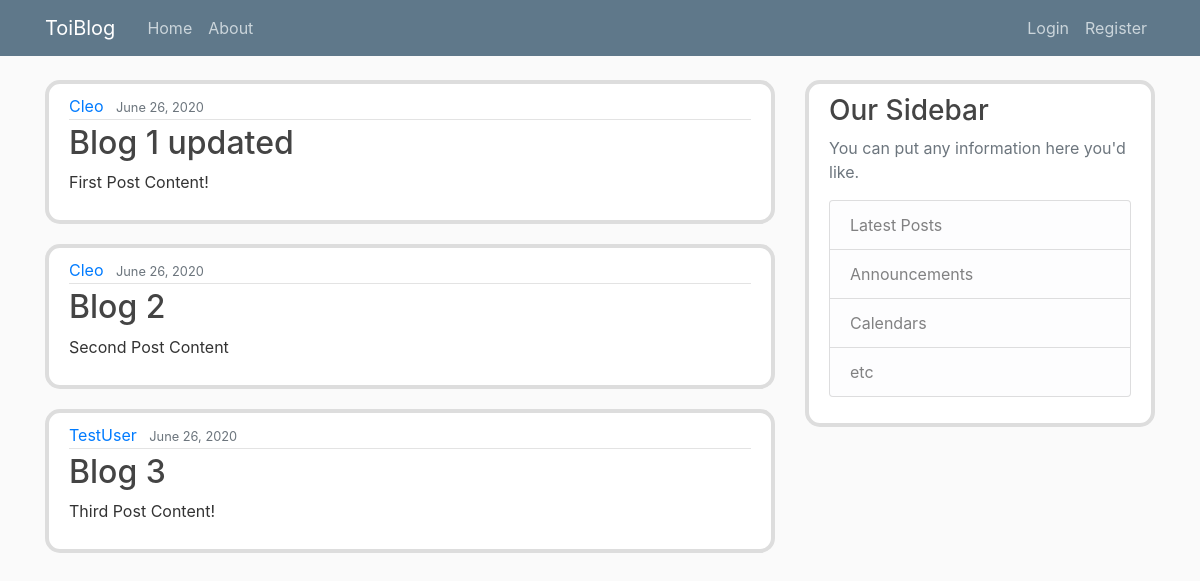
The page / on the database its author committed.
### blog/models.py (models this page shows, shortened)
class Post(models.Model):
	title = models.CharField(max_length=100)
	content = models.TextField()
	date_posted = models.DateTimeField(default=timezone.now)
	author = models.ForeignKey(User, on_delete=models.CASCADE)

### blog/views.py (the view)
# urls.py: path('', views.home, name='blog-home'),
def home(request):
	context = {
		'posts': Post.objects.all()
	}
	return render(request, 'blog/home.html', context)

### blog/templates/blog/home.html
{% extends "blog/base.html"%}
{% block content %}
    {% for post in posts %}
        <article class="media content-section">
          <div class="media-body">
            <div class="article-metadata">
              <a class="mr-2" href="#">{{ post.author }}</a>
              <small class="text-muted">{{ post.date_posted|date:"F d, Y" }}</small>
            </div>
            <h2><a class="article-title" href="#">{{ post.title }}</a></h2>
            <p class="article-content">{{ post.content }}</p>
          </div>
        </article>
    {% endfor %}
{% endblock content %}

### blog/templates/blog/base.html (shortened to what this page needs)
{% load static %}
<!DOCTYPE html>
<html>
<head>
    <link rel="stylesheet" href="https://maxcdn.bootstrapcdn.com/bootstrap/4.0.0/css/bootstrap.min.css">
    <link rel="stylesheet" type="text/css" href="{% static 'blog/main.css' %}">
</head>
<body>
	<header class="site-header">
      <nav class="navbar navbar-expand-md navbar-dark bg-steel fixed-top">
        <div class="container">
          <a class="navbar-brand mr-4" href="{% url 'blog-home' %}">ToiBlog</a>
          <div class="collapse navbar-collapse" id="navbarToggle">
            <div class="navbar-nav mr-auto">
              <a class="nav-item nav-link" href="{% url 'blog-home' %}">Home</a>
              <a class="nav-item nav-link" href="{% url 'blog-about' %}">About</a>
            </div>
            <div class="navbar-nav">
            	{% if user.is_authenticated %}
            		<a class="nav-item nav-link" href="{% url 'profile' %}">Profile</a>
            		<a class="nav-item nav-link" href="{% url 'logout' %}">Logout</a>
            	{% else %}
	            	<a class="nav-item nav-link" href="{% url 'login' %}">Login</a>
	              	<a class="nav-item nav-link" href="{% url 'register' %}">Register</a>
                {% endif %}
            </div>
          </div>
        </div>
      </nav>
    </header>
	<main role="main" class="container">
      <div class="row">
        <div class="col-md-8">
        	{% block content %}{% endblock %}
        </div>
        <div class="col-md-4">
          <div class="content-section">
            <h3>Our Sidebar</h3>
            <p class='text-muted'>You can put any information here you'd like.
              <ul class="list-group">
                <li class="list-group-item list-group-item-light">Latest Posts</li>
                <li class="list-group-item list-group-item-light">Announcements</li>
                <li class="list-group-item list-group-item-light">Calendars</li>
                <li class="list-group-item list-group-item-light">etc</li>
              </ul>
            </p>
          </div>
        </div>
      </div>
    </main>
</body>
</html>

### blog/static/blog/main.css (style rules this page uses)
body { background: #fafafa; color: #333333; margin-top: 5rem; }
h1, h2, h3, h4, h5, h6 { color: #444444; }
.bg-steel { background-color: #5f788a; }
.site-header .navbar-nav .nav-link { color: #cbd5db; }
.content-section { background: #ffffff; padding: 10px 20px; border: 4px solid #dddddd; border-radius: 15px; margin-bottom: 20px; }
.article-title { color: #444444; }
.article-content { white-space: pre-line; }
.article-metadata { padding-bottom: 1px; margin-bottom: 4px; border-bottom: 1px solid #e3e3e3; }

### rows shown on the page
Post: author "Cleo", date_posted "June 26, 2020", title "Blog 1 updated", content "First Post Content!"
Post: author "Cleo", date_posted "June 26, 2020", title "Blog 2", content "Second Post Content"
Post: author "TestUser", date_posted "June 26, 2020", title "Blog 3", content "Third Post Content!"
